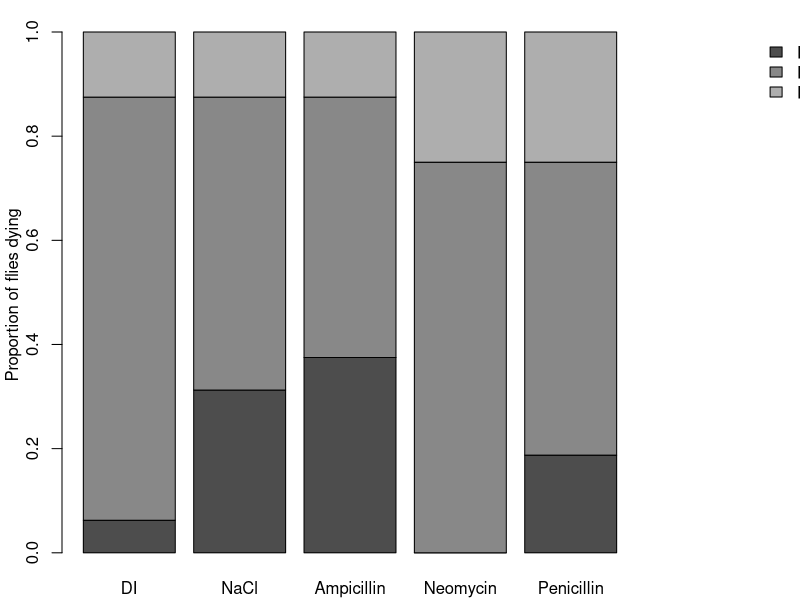

Here is the R script that generated this plot:
#Input data
DaL2<-c(1,5,6,0,3)
DaP2<-c(13,9,8,12,9)
DaA2<-c(2,2,2,4,4)
labs2<-c("DI", "NaCl", "Ampicillin", "Neomycin", "Penicillin")
labs1<-c("Died as Larva", "Died as Pupa", "Died as Imago")
Da2<-data.frame(cbind(DaL2,DaP2,DaA2), row.names=labs2)

par(mar=c(2.1, 3.1, 1.6, 8.1), xpd=TRUE, mfcol=c(1,1))

prop = prop.table(as.matrix(Da2),margin=1)
barplot(t(prop), col=gray.colors(length(rownames(prop))), width=2)
legend("topright",inset=c(-0.475,0), fill=gray.colors(length(rownames(prop))), legend=labs1, bty="n")
mtext("Proportion of flies dying", 2,2)

